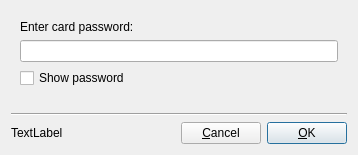
<?xml version="1.0" encoding="UTF-8"?>
<ui version="4.0">
 <class>PinDialog</class>
 <widget class="QDialog" name="PinDialog">
  <property name="geometry">
   <rect>
    <x>0</x>
    <y>0</y>
    <width>358</width>
    <height>155</height>
   </rect>
  </property>
  <property name="sizePolicy">
   <sizepolicy hsizetype="MinimumExpanding" vsizetype="MinimumExpanding">
    <horstretch>0</horstretch>
    <verstretch>0</verstretch>
   </sizepolicy>
  </property>
  <property name="windowTitle">
   <string>Password dialog</string>
  </property>
  <property name="windowIcon">
   <iconset resource="../../resources.qrc">
    <normaloff>:/images/new/icon_NK.svg</normaloff>:/images/new/icon_NK.svg</iconset>
  </property>
  <layout class="QVBoxLayout" name="verticalLayout">
   <item>
    <widget class="QFrame" name="frame">
     <property name="sizePolicy">
      <sizepolicy hsizetype="MinimumExpanding" vsizetype="MinimumExpanding">
       <horstretch>0</horstretch>
       <verstretch>0</verstretch>
      </sizepolicy>
     </property>
     <property name="autoFillBackground">
      <bool>false</bool>
     </property>
     <property name="frameShape">
      <enum>QFrame::NoFrame</enum>
     </property>
     <property name="frameShadow">
      <enum>QFrame::Plain</enum>
     </property>
     <layout class="QVBoxLayout" name="verticalLayout_2">
      <item>
       <widget class="QLabel" name="label">
        <property name="sizePolicy">
         <sizepolicy hsizetype="Fixed" vsizetype="Fixed">
          <horstretch>0</horstretch>
          <verstretch>0</verstretch>
         </sizepolicy>
        </property>
        <property name="text">
         <string>Enter card password:</string>
        </property>
       </widget>
      </item>
      <item>
       <widget class="QLineEdit" name="lineEdit">
        <property name="accessibleName">
         <string>Enter card PIN</string>
        </property>
        <property name="maxLength">
         <number>39</number>
        </property>
        <property name="echoMode">
         <enum>QLineEdit::Password</enum>
        </property>
       </widget>
      </item>
      <item>
       <layout class="QHBoxLayout" name="horizontalLayout_2">
        <item>
         <widget class="QCheckBox" name="checkBox">
          <property name="sizePolicy">
           <sizepolicy hsizetype="Fixed" vsizetype="Fixed">
            <horstretch>0</horstretch>
            <verstretch>0</verstretch>
           </sizepolicy>
          </property>
          <property name="text">
           <string>Show password</string>
          </property>
         </widget>
        </item>
        <item>
         <spacer name="horizontalSpacer_3">
          <property name="orientation">
           <enum>Qt::Horizontal</enum>
          </property>
          <property name="sizeHint" stdset="0">
           <size>
            <width>0</width>
            <height>20</height>
           </size>
          </property>
         </spacer>
        </item>
       </layout>
      </item>
     </layout>
    </widget>
   </item>
   <item>
    <spacer name="verticalSpacer">
     <property name="orientation">
      <enum>Qt::Vertical</enum>
     </property>
     <property name="sizeType">
      <enum>QSizePolicy::MinimumExpanding</enum>
     </property>
     <property name="sizeHint" stdset="0">
      <size>
       <width>0</width>
       <height>0</height>
      </size>
     </property>
    </spacer>
   </item>
   <item>
    <widget class="Line" name="line">
     <property name="orientation">
      <enum>Qt::Horizontal</enum>
     </property>
    </widget>
   </item>
   <item>
    <layout class="QHBoxLayout" name="horizontalLayout">
     <item>
      <widget class="QLabel" name="status">
       <property name="focusPolicy">
        <enum>Qt::StrongFocus</enum>
       </property>
       <property name="text">
        <string notr="true">TextLabel</string>
       </property>
      </widget>
     </item>
     <item>
      <spacer name="horizontalSpacer">
       <property name="orientation">
        <enum>Qt::Horizontal</enum>
       </property>
       <property name="sizeHint" stdset="0">
        <size>
         <width>40</width>
         <height>20</height>
        </size>
       </property>
      </spacer>
     </item>
     <item>
      <widget class="QPushButton" name="cancelButton">
       <property name="focusPolicy">
        <enum>Qt::TabFocus</enum>
       </property>
       <property name="text">
        <string>&amp;Cancel</string>
       </property>
       <property name="autoDefault">
        <bool>false</bool>
       </property>
       <property name="default">
        <bool>false</bool>
       </property>
      </widget>
     </item>
     <item>
      <widget class="QPushButton" name="okButton">
       <property name="focusPolicy">
        <enum>Qt::TabFocus</enum>
       </property>
       <property name="text">
        <string>&amp;OK</string>
       </property>
       <property name="autoDefault">
        <bool>true</bool>
       </property>
       <property name="default">
        <bool>true</bool>
       </property>
      </widget>
     </item>
    </layout>
   </item>
  </layout>
 </widget>
 <tabstops>
  <tabstop>lineEdit</tabstop>
  <tabstop>checkBox</tabstop>
 </tabstops>
 <resources>
  <include location="../../resources.qrc"/>
 </resources>
 <connections>
  <connection>
   <sender>cancelButton</sender>
   <signal>clicked()</signal>
   <receiver>PinDialog</receiver>
   <slot>reject()</slot>
   <hints>
    <hint type="sourcelabel">
     <x>214</x>
     <y>142</y>
    </hint>
    <hint type="destinationlabel">
     <x>178</x>
     <y>82</y>
    </hint>
   </hints>
  </connection>
 </connections>
</ui>
